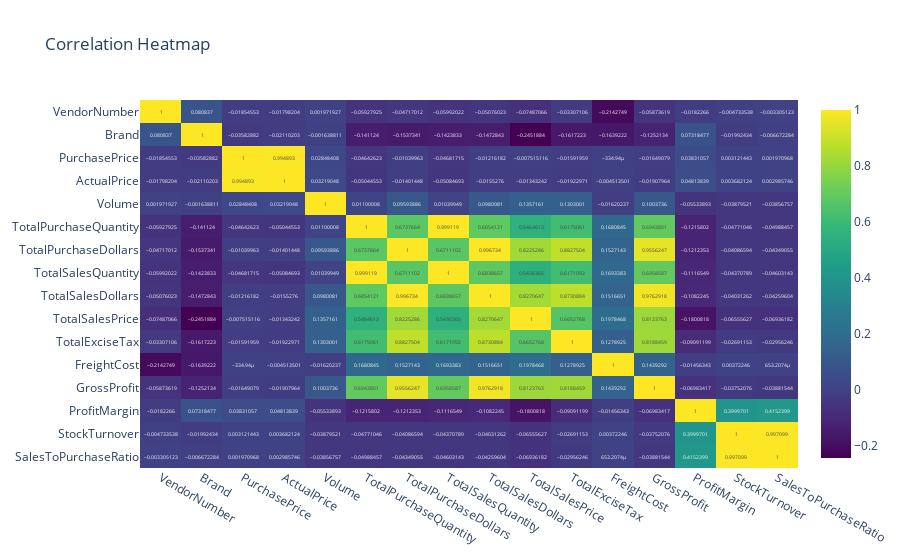
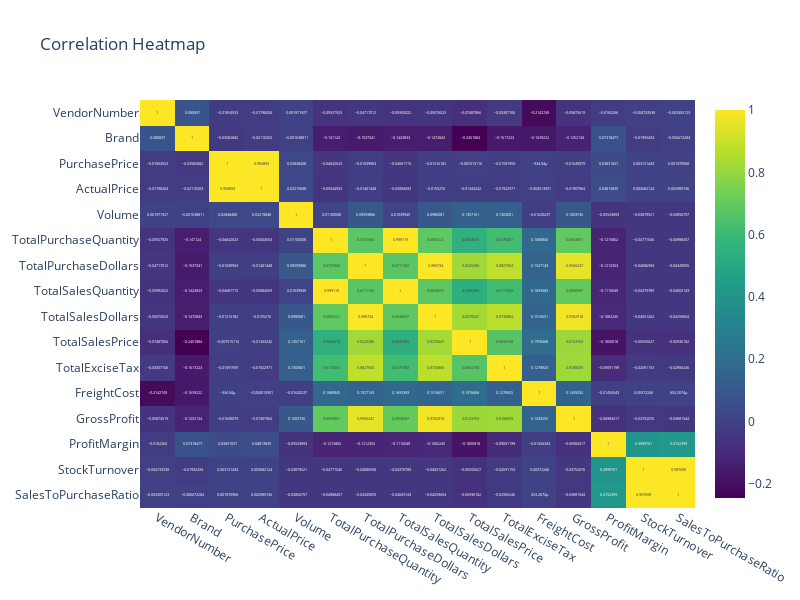

Notebook code for these charts, in order:
### Code cell
#to find the correlation
correlation = df[num_cols].corr()
fig = px.imshow(correlation,  
                title='Correlation Heatmap', 
                color_continuous_scale='Viridis',
                aspect='auto',
                text_auto=True)
fig.show()
fig.update_layout(height=600, width=800)

### Figure 1 — Plotly figure (JSON) as saved in the notebook; plotly's stock layout.template omitted (floating-point values rounded to 4 significant figures; data arrays with more than 128 entries replaced by an {"elided": "..."} marker saying what was removed)
{"data": [{"coloraxis": "coloraxis", "hovertemplate": "x: %{x}<br>y: %{y}<br>color: %{z}<extra></extra>", "name": "0", "texttemplate": "%{z}", "type": "heatmap", "x": ["VendorNumber", "Brand", "PurchasePrice", "ActualPrice", "Volume", "TotalPurchaseQuantity", "TotalPurchaseDollars", "TotalSalesQuantity", "TotalSalesDollars", "TotalSalesPrice", "TotalExciseTax", "FreightCost", "GrossProfit", "ProfitMargin", "StockTurnover", "SalesToPurchaseRatio"], "xaxis": "x", "y": ["VendorNumber", "Brand", "PurchasePrice", "ActualPrice", "Volume", "TotalPurchaseQuantity", "TotalPurchaseDollars", "TotalSalesQuantity", "TotalSalesDollars", "TotalSalesPrice", "TotalExciseTax", "FreightCost", "GrossProfit", "ProfitMargin", "StockTurnover", "SalesToPurchaseRatio"], "yaxis": "y", "z": {"elided": "16x16 float values"}}], "layout": {"coloraxis": {"colorscale": [[0, "#440154"], [0.1111, "#482878"], [0.2222, "#3e4989"], [0.3333, "#31688e"], [0.4444, "#26828e"], [0.5556, "#1f9e89"], [0.6667, "#35b779"], [0.7778, "#6ece58"], [0.8889, "#b5de2b"], [1, "#fde725"]]}, "title": {"text": "Correlation Heatmap"}, "xaxis": {"anchor": "y", "domain": [0, 1]}, "yaxis": {"anchor": "x", "autorange": "reversed", "domain": [0, 1]}}}

### Figure 2 — Plotly figure (JSON) as saved in the notebook; plotly's stock layout.template omitted (floating-point values rounded to 4 significant figures; data arrays with more than 128 entries replaced by an {"elided": "..."} marker saying what was removed)
{"data": [{"coloraxis": "coloraxis", "hovertemplate": "x: %{x}<br>y: %{y}<br>color: %{z}<extra></extra>", "name": "0", "texttemplate": "%{z}", "type": "heatmap", "x": ["VendorNumber", "Brand", "PurchasePrice", "ActualPrice", "Volume", "TotalPurchaseQuantity", "TotalPurchaseDollars", "TotalSalesQuantity", "TotalSalesDollars", "TotalSalesPrice", "TotalExciseTax", "FreightCost", "GrossProfit", "ProfitMargin", "StockTurnover", "SalesToPurchaseRatio"], "xaxis": "x", "y": ["VendorNumber", "Brand", "PurchasePrice", "ActualPrice", "Volume", "TotalPurchaseQuantity", "TotalPurchaseDollars", "TotalSalesQuantity", "TotalSalesDollars", "TotalSalesPrice", "TotalExciseTax", "FreightCost", "GrossProfit", "ProfitMargin", "StockTurnover", "SalesToPurchaseRatio"], "yaxis": "y", "z": {"elided": "16x16 float values"}}], "layout": {"coloraxis": {"colorscale": [[0, "#440154"], [0.1111, "#482878"], [0.2222, "#3e4989"], [0.3333, "#31688e"], [0.4444, "#26828e"], [0.5556, "#1f9e89"], [0.6667, "#35b779"], [0.7778, "#6ece58"], [0.8889, "#b5de2b"], [1, "#fde725"]]}, "height": 600, "title": {"text": "Correlation Heatmap"}, "width": 800, "xaxis": {"anchor": "y", "domain": [0, 1]}, "yaxis": {"anchor": "x", "autorange": "reversed", "domain": [0, 1]}}}
